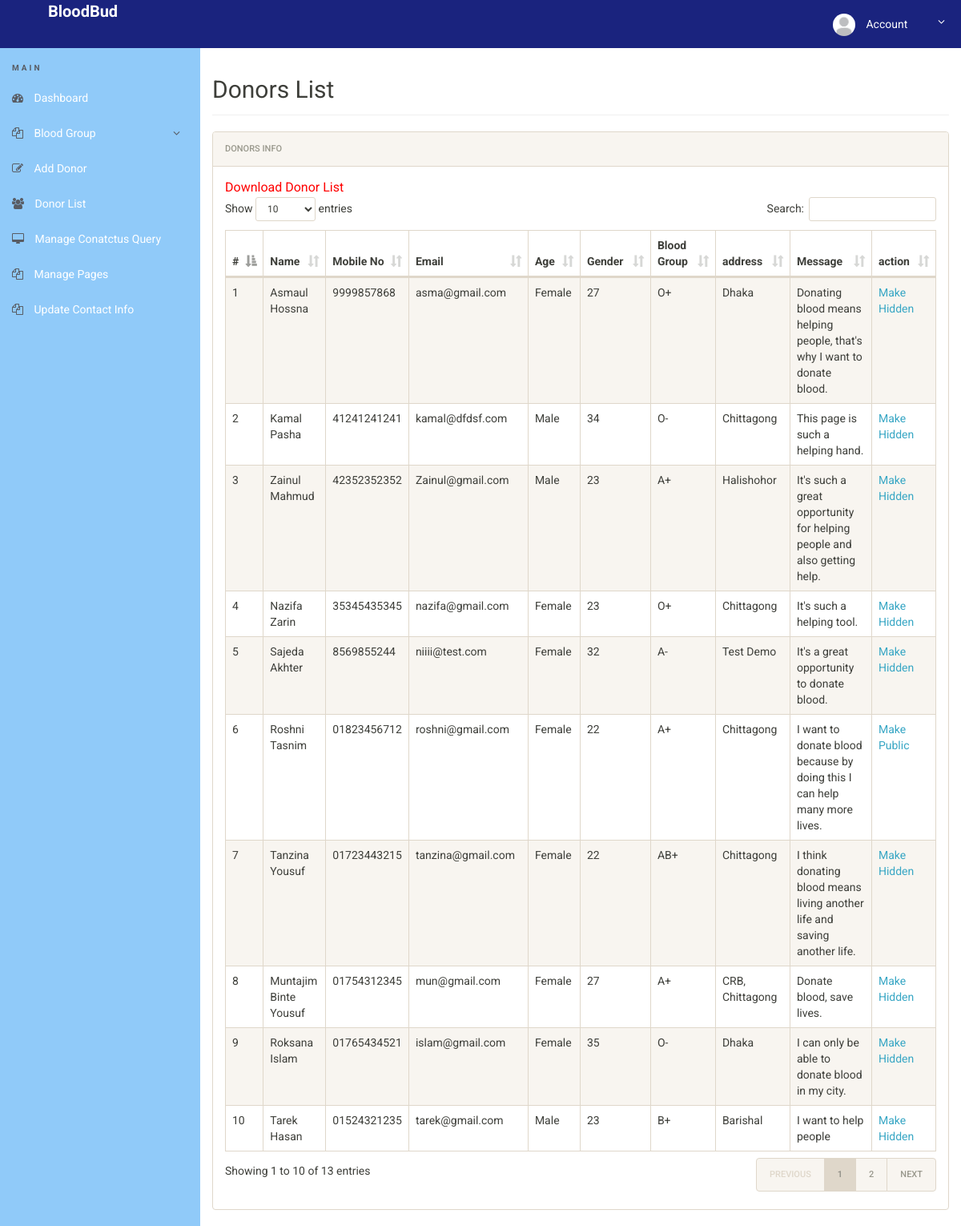
/admin/donor-list.php (signed in), run on the app's committed database.
### tables this page shows
CREATE TABLE `tblblooddonars` (
  `id` int(11) NOT NULL,
  `FullName` varchar(100) DEFAULT NULL,
  `MobileNumber` char(11) DEFAULT NULL,
  `EmailId` varchar(100) DEFAULT NULL,
  `Gender` varchar(20) DEFAULT NULL,
  `Age` int(11) DEFAULT NULL,
  `BloodGroup` varchar(20) DEFAULT NULL,
  `Address` varchar(255) DEFAULT NULL,
  `Message` mediumtext,
  `PostingDate` timestamp NOT NULL DEFAULT CURRENT_TIMESTAMP,
  `status` int(1) DEFAULT NULL
);

### admin/donor-list.php (the view, shortened to what this page needs)
<?php
include('includes/config.php');
if(strlen($_SESSION['alogin'])==0)
	{
header('location:index.php');
}
else{
 ?>
<!doctype html>
<html lang="en" class="no-js">
<head>
	<link rel="stylesheet" href="css/font-awesome.min.css">
	<link rel="stylesheet" href="css/bootstrap.min.css">
	<link rel="stylesheet" href="css/dataTables.bootstrap.min.css">
	<link rel="stylesheet" href="css/bootstrap-social.css">
	<link rel="stylesheet" href="css/bootstrap-select.css">
	<link rel="stylesheet" href="css/fileinput.min.css">
	<link rel="stylesheet" href="css/awesome-bootstrap-checkbox.css">
	<link rel="stylesheet" href="css/style.css">
</head>
<body>
	<?php include('includes/header.php');?>
	<div class="ts-main-content">
		<?php include('includes/leftbar.php');?>
		<div class="content-wrapper">
			<div class="container-fluid">
				<div class="row">
					<div class="col-md-12">
						<h2 class="page-title">Donors List</h2>
						<div class="panel panel-default">
							<div class="panel-heading">Donors Info</div>
							<div class="panel-body">
				<a href="download-records.php" style="color:red; font-size:16px;">Download Donor List</a>
								<table id="zctb" class="display table table-striped table-bordered table-hover" cellspacing="0" width="100%">
									<thead>
										<tr>
										<th>#</th>
											<th>Name</th>
											<th>Mobile No</th>
											<th>Email</th>
											<th>Age</th>
											<th>Gender</th>
											<th>Blood Group</th>
											<th>address</th>
											<th>Message </th>
											<th>action </th>
										</tr>
									</thead>
									<tbody>
<?php $sql = "SELECT * from  tblblooddonars ";
$query = $dbh -> prepare($sql);
$query->execute();
$results=$query->fetchAll(PDO::FETCH_OBJ);
$cnt=1;
if($query->rowCount() > 0)
{
foreach($results as $result)
{				?>
										<tr>
											<td><?php echo htmlentities($cnt);?></td>
											<td><?php echo htmlentities($result->FullName);?></td>
											<td><?php echo htmlentities($result->MobileNumber);?></td>
											<td><?php echo htmlentities($result->EmailId);?></td>
											<td><?php echo htmlentities($result->Gender);?></td>
											<td><?php echo htmlentities($result->Age);?></td>
											<td><?php echo htmlentities($result->BloodGroup);?></td>
											<td><?php echo htmlentities($result->Address);?></td>
											<td><?php echo htmlentities($result->Message);?></td>
										<td>
<?php if($result->status==1)
{?>
<a href="donor-list.php?hidden=<?php echo htmlentities($result->id);?>" onclick="return confirm('Do you really want to hide this detail')"> Make Hidden</a>
<?php } else {?>
<a href="donor-list.php?public=<?php echo htmlentities($result->id);?>" onclick="return confirm('Do you really want to Public this detail')"> Make Public</a>
<?php } ?>
</td>
										</tr>
										<?php $cnt=$cnt+1; }} ?>
									</tbody>
								</table>
							</div>
						</div>
					</div>
				</div>
			</div>
		</div>
	</div>
</body>
</html>
<?php } ?>

### admin/css/style.css (style rules this page uses)
html { font-size: 14px; }
@media only screen and (min-width: 480px) { html { font-size: 17px; } }
@media only screen and (min-width: 768px) { html { font-size: 14px; } }
body { font-size: 1em; }
a { color: #37a6c4; }
.panel { overflow: hidden; }
.page-title { padding-bottom: 15px; margin-bottom: 20px; border-bottom: 1px solid #f0f0f0; }
.ts-main-content .content-wrapper { padding-top: 15px; margin-top: 60px; }
@media only screen and (min-width: 992px) { .ts-main-content .content-wrapper { margin-left: 250px; } }

### data on the page
tblblooddonars: FullName "Asmaul Hossna", MobileNumber "9999857868", EmailId "asma@gmail.com", Gender "Female", Age "27", BloodGroup "O+", Address "Dhaka", Message "Donating blood means helping people, that's why I want to donate blood."
tblblooddonars: FullName "Kamal Pasha", MobileNumber "41241241241", EmailId "kamal@dfdsf.com", Gender "Male", Age "34", BloodGroup "O-", Address "Chittagong", Message "This page is such a helping hand."
tblblooddonars: FullName "Zainul Mahmud", MobileNumber "42352352352", EmailId "Zainul@gmail.com", Gender "Male", Age "23", BloodGroup "A+", Address "Halishohor", Message "It's such a great opportunity for helping people and also getting help."
tblblooddonars: FullName "Nazifa Zarin", MobileNumber "35345435345", EmailId "nazifa@gmail.com", Gender "Female", Age "23", BloodGroup "O+", Address "Chittagong", Message "It's such a helping tool."
tblblooddonars: FullName "Sajeda Akhter", MobileNumber "8569855244", EmailId "niiii@test.com", Gender "Female", Age "32", BloodGroup "A-", Address "Test Demo", Message "It's a great opportunity to donate blood."
tblblooddonars: FullName "Roshni Tasnim", MobileNumber "01823456712", EmailId "roshni@gmail.com", Gender "Female", Age "22", BloodGroup "A+", Address "Chittagong", Message "I want to donate blood because by doing this I can help many more lives."
tblblooddonars: FullName "Tanzina Yousuf", MobileNumber "01723443215", EmailId "tanzina@gmail.com", Gender "Female", Age "22", BloodGroup "AB+", Address "Chittagong", Message "I think donating blood means living another life and saving another life."
tblblooddonars: FullName "Muntajim Binte Yousuf", MobileNumber "01754312345", EmailId "mun@gmail.com", Gender "Female", Age "27", BloodGroup "A+", Address "CRB, Chittagong", Message "Donate blood, save lives."
tblblooddonars: FullName "Roksana Islam", MobileNumber "01765434521", EmailId "islam@gmail.com", Gender "Female", Age "35", BloodGroup "O-", Address "Dhaka", Message "I can only be able to donate blood in my city."
tblblooddonars: FullName "Tarek Hasan", MobileNumber "01524321235", EmailId "tarek@gmail.com", Gender "Male", Age "23", BloodGroup "B+", Address "Barishal", Message "I want to help people"
